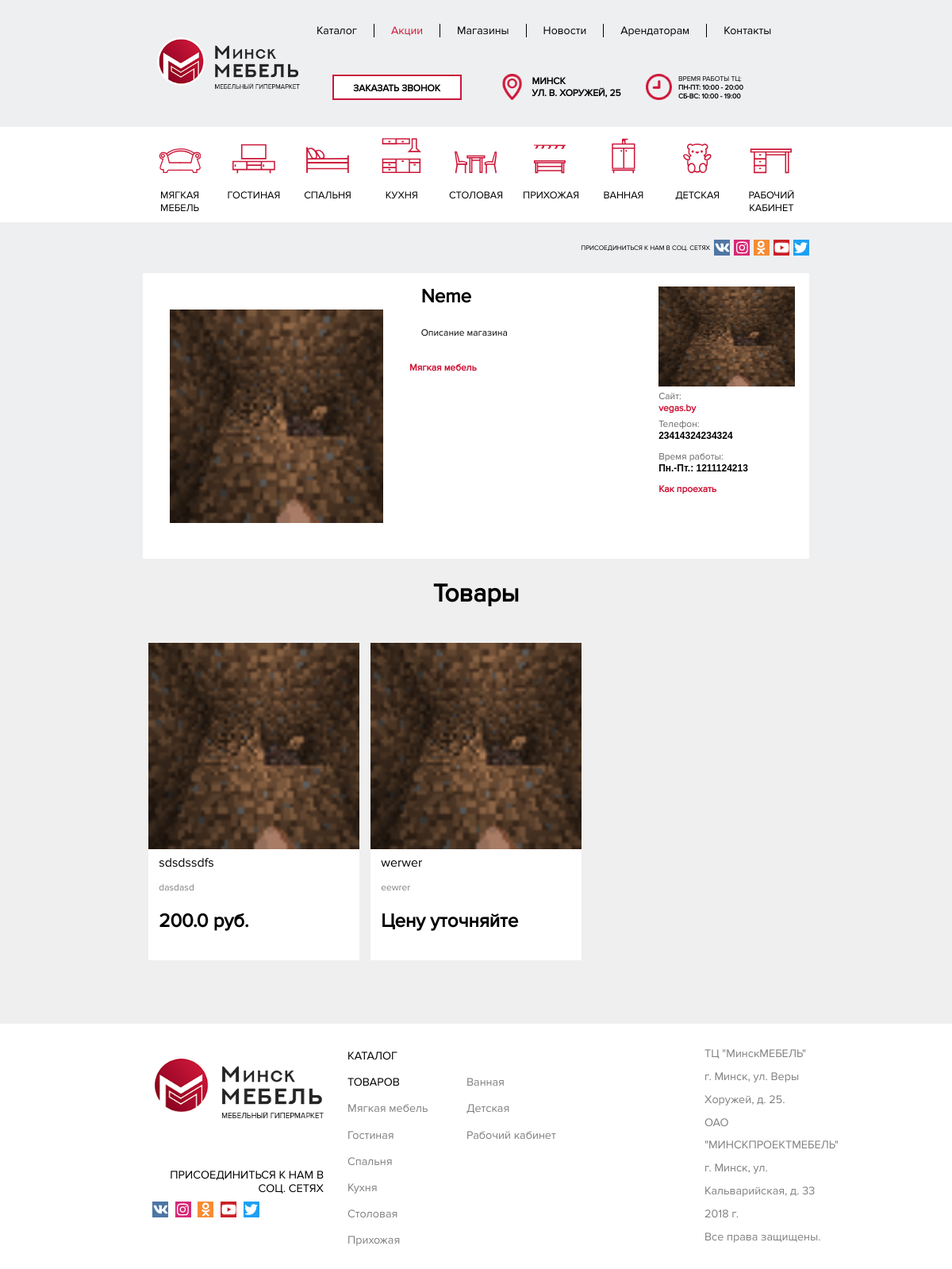
The app's page /shops/1/ with its own data.
### mainpage/models.py (models this page shows, shortened)
class shops(models.Model):
    title = models.CharField("Название",default="Neme",max_length=40)
    discription = models.TextField("Описание",default="Описание магазина")
    image = models.ImageField("Мини-логотип", upload_to="",null=True, blank=True)
    mainimage = models.ImageField("Полная картинка",upload_to="",null=True, blank=True, default=None)
    phone1 = models.CharField("Телефон1",default="+375445106036",max_length=40)
    worktime = models.CharField("Время работы", default="Пн.-Пт.: ...", max_length=50)
    link = models.CharField("Ссылка на магазин", default="vegas.by", max_length=50)

### catalog/models.py (models this page shows, shortened)
class ShopItem(models.Model):
    categoryTemplate = (
        ('1', 'Мягкая мебель'),
        ('2', 'Гостиная'),
        ('3', 'Спальня'),
        ('4', 'Кухня'),
        ('5', 'Столовая'),
        ('6', 'Прихожая'),
        ('7', 'Ванная'),
        ('8', 'Детская'),
        ('9', 'Рабочий кабинет'),
    )
    title = models.CharField("Название товара",max_length=40)
    subtitle = models.CharField("Краткое описание",max_length=40)
    discriotion = models.TextField("Описание товара")
    size = models.CharField("Размеры",max_length=40, default=None, blank=True)
    matherial = models.CharField("Материал",max_length=40, default=None, blank=True)
    color = models.CharField("Цвета",max_length=40, default=None, blank=True)
    qualities = models.TextField("Доп. характеристики", default=None, blank=True)
    price = models.FloatField("Цена",default=0.00)
    isdiscount = models.BooleanField("На скидке?", default=False)
    newprice = models.FloatField("Новая цена (Если товар не на скидке, пожалуйста, укажите цену, равную обычной)", default=0.00);
    seller = models.ForeignKey(shops, on_delete=models.CASCADE, verbose_name="Поставщик")
    Category = models.CharField("Категория",default='Мягкая мебель',max_length=20, choices=categoryTemplate)
    inCollection = models.ForeignKey(Collection, on_delete=models.SET_NULL, null=True, verbose_name="Коллекция", blank=True)
    image = models.ImageField("Главное фото (обязательно)",upload_to="",null=False, blank=False)
    image1 = models.ImageField("Доп. фото (Необязательно)",default=None,upload_to="",null=True, blank=True)
    image2 = models.ImageField("Доп. фото (Необязательно)",default=None,upload_to="",null=True, blank=True)
    image3 = models.ImageField("Доп. фото (Необязательно)",default=None,upload_to="",null=True, blank=True)
    image4 = models.ImageField("Доп. фото (Необязательно)",default=None,upload_to="",null=True, blank=True)
    image5 = models.ImageField("Доп. фото (Необязательно)",default=None,upload_to="",null=True, blank=True)
    image6 = models.ImageField("Доп. фото (Необязательно)",default=None,upload_to="",null=True, blank=True)
    image7 = models.ImageField("Доп. фото (Необязательно)",default=None,upload_to="",null=True, blank=True)
    image8 = models.ImageField("Доп. фото (Необязательно)",default=None,upload_to="",null=True, blank=True)

### catalog/views.py (the view)
# urls.py: re_path(r'^shops/(?P<shopid>[0-9]+)/', views.shoppage),
def shoppage(request, shopid):
    form =forms.ContactForm()
    item = models.shops.objects.get(id = shopid)
    Staff = models.ShopItem.objects.filter(seller = item)
    categories = []
    check = []
    links = []
    linktemplate = {
     'Мягкая мебель' : "softmebel",
     'Гостиная' :  "leavingroom",
     'Спальня' : "bedroom",
     'Кухня' : "kitchen",
     'Столовая' : "stolovaya",
     'Прихожая' : "inner",
     'Ванная' :"bathroom",
     'Детская' : "childroom",
     'Рабочий кабинет' :  "office",
    }
    categoryTemplate = {
        1: 'Мягкая мебель',
        2: 'Гостиная',
        3: 'Спальня',
        4: 'Кухня',
        5: 'Столовая',
        6: 'Прихожая',
        7: 'Ванная',
        8: 'Детская',
        9: 'Рабочий кабинет',
    }
    lastitem='heh'
    for item1 in Staff:
        if item1.Category not in check:
            categories.append(categoryTemplate[int(item1.Category)])
            check.append(item1.Category)
    if categories != []:
        lastitem = categories[-1]
    context = {"item" : item, "staff" : Staff, "categories" : categories, "lastitem"  : lastitem, "form" : form}
    return render(request, 'shoppage.html', context)

### catalog/templates/shoppage.html (shortened to what this page needs)
<html>
<head>
  {% load staticfiles %}
    <link rel='stylesheet prefetch' href='https://cdnjs.cloudflare.com/ajax/libs/Swiper/4.0.7/css/swiper.min.css'>
      	<link rel="stylesheet" type="text/css" href="{% static 'mainpage/css/style.css' %}">
  <link rel="stylesheet" type="text/css" href="{% static 'css/style_index.css' %}">
    <link rel="stylesheet" type="text/css" href="{% static 'style.css' %}">
    <link rel="stylesheet" type="text/css" href="{% static 'style_shoppage.css' %}">
      <link rel="stylesheet" type="text/css" href="{% static 'mainpage/css/menu.css' %}">
	<link rel="stylesheet" type="text/css" href="{% static 'mainpage/css/adaptation.css' %}">
<link rel="stylesheet" type="text/css" href="{% static 'mainpage/css/callslider.css' %}">
<link rel="stylesheet" type="text/css" href="{% static 'style_magazine.css' %}">
	<link rel="stylesheet" type="text/css" href="{% static 'mainpage/css/adaptation_shoppage.css' %}">
</head>
<body >
{% block content %}
  {% include "header.html" %}
{% endblock %}
 <social style="background-color: #eeeff1; display: block">
   <div class="social_url"><div class="social">
    <div style=" display:table; float:right">
      <div style="display:table-cell; vertical-align: middle">ПРИСОЕДИНИТЬСЯ К НАМ В СОЦ. СЕТЯХ</div>
            <div style="float:right; width: 125px">
          <a href="https://vk.com/tcminskmebel"><div class="social_block1" style="background-color: #4e76a4;">
           </div></a>
          <a href="https://instagram.com/tcminskmebel"><div class="social_block1" style="background-color: #d62976;">
          </div></a>
          <a href="https://ok.ru/group/54746760282340"><div class="social_block1" style="background-color: #f68c33;">
          </div></a>
          <a href="https://youtube.com/channel/UCMDcWtEeOn25G9YZ68FSXtw"><div class="social_block1" style="background-color: #cc2027;">
          </div></a>
          <a href="#"><div class="social_block1" style="background-color: #1da0f3;">
          </div></a>
      </div>
    </div>
  </div>
  </div>
  </social>
  <topshop>
    <div class="stand">
      <div class="screen" style="background-color:white;background-image: url({{item.mainimage.url}}); background-size: 80%; background-position: 50% 50%; background-repeat: no-repeat;"></div>
        <div class="info">
          <p class="header"><b>{{item.title}}</b></p>
          <p class="infoitem">
            {{item.discription}}
          </p>
          <div class="links">
          {% for item1 in categories %}
              <a href="/catalog/" class="linktoshop"><b>{{item1}}</b></a>
          {% endfor %}
          </div>
        </div>
        <div class="contacts shoppage">
          <div class="inner">
            <div class="pic" style="background-image: url({{item.image.url}})"></div>
            <p class="topheader">Сайт:</p>
            <a href="http://{{item.link}}" class="linktoshop1 link1"><b>{{item.link}}</b></a>
            <p class="topheader">Телефон:</p>
            <p class="infoitem phone1"><b>{{item.phone1}}</b></p>
            <p class="topheader">Время работы:</p>
            <p class="infoitem"><b>{{item.worktime}}</b></p>
            <a href="/contacts" class="linktoshop1 limk2"><b>Как проехать</b></a>
          </div>
        </div>
    </div>
  </topshop>
  <div class="shops">
    <div class="shopname">Товары</div>
    {% for objj in staff %}
    <div class="shopblock" style="width:33.33%;height:50%">
      <div class="content" style="padding-top:0%; height:100%">
        <div class="img" style="background-image: url({{objj.image.url}}); height:65%; background-size: 100% 100%"><a href="/catalog/{{objj.id}}" style="display: block; width: 100%; height: 100%"></a></div>
        <div class="name" style="height:7%"><a style="text-decoration: none; color:black;" href="/catalog/{{objj.id}}" >{{objj.title}}</a></div>
        <div class="more" style="padding-left:5%;height: 7%; font-size:1.5vh; color:#818181; padding-top:2.5%">{{objj.subtitle}}</div>
        <div class="price" style="padding-left:5%;height: 15%; font-size:3vh; color:black; padding-top:2.5%; padding-bottom:2.5%; font-weight: bold">
         {% if objj.price == 0.0 %}
         Цену уточняйте
            {% else %}
          {{objj.price}} pуб.
            {% endif %}
      </div>
      </div>
    </div>
    {% endfor %}
    <div class="shopbot"></div>
  </div>
{% block footer %}
  {% include "footer.html" %}
{% endblock %}
</body>
</html>

### mainpage/static/mainpage/css/style.css (style rules this page uses)
body { overflow-x: hidden !important; }
slider *, *:before, *:after { -webkit-box-sizing: border-box; box-sizing: border-box; margin: 0; padding: 0; }

### catalog/static/css/style_index.css (style rules this page uses)
html, body { margin:0; padding:0; font-family: "Arial"; overflow-x: hidden !important; }
b { font-weight: bold !important; }
.social_url { width:85%; height:8%; display: table; }
.social { font-size: 0.7vw; display: table-cell; width: 85%; font-family: Proxima; text-align: right; vertical-align: middle; }
.social_url .social_block1 { width: 20px; height: 20px; margin-left: 5px; float: left; }

### catalog/static/style.css (style rules this page uses)
body { overflow-x: hidden !important; }
slider *, *:before, *:after { -webkit-box-sizing: border-box; box-sizing: border-box; margin: 0; padding: 0; }

### catalog/static/style_shoppage.css (style rules this page uses)
topshop { width: 100%; background-color: #eeeff1; display: block; }
.stand { margin-right: 15%; margin-left: 15%; width: 70%; background-color: white; height: 45%; font-size: 0; }
.screen { display: inline-block; font-size: 0; height: 100%; width: 40%; background-color: green; background-size: cover; }
.info { display: inline-block; font-size: 0; vertical-align: top; width: 35%; height: 100%; }
.info p { font-family: Proxima; margin-left: 5%; margin-top: 5%; }
.header { font-size: 2vw; font-family: Proxima; }
.infoitem { margin-top: 0 !important; word-wrap: break-word; font-size: 1vw; color: #686868; }
a.linktoshop { display: inline; color: #cd1639; font-size: 1vw; font-family: Proxima; text-decoration: none; margin-right: 5%; margin-bottom: 5%; }
.links { margin-top: 10%; }
.contacts { display: inline-block; font-size: 0; vertical-align: top; width: 24%; height: 100%; }
.inner { margin-left: 10%; margin-right: 5%; width: 85%; }
.pic { width: 100%; height: 35%; margin-top: 10%; background-size: 100% 100%; }
.topheader { font-size: 1vw; font-family: Proxima; margin-bottom: 0; color: #686868; margin-top: 3%; }
.linktoshop1 { color: #cd1639; font-size: 1vw; font-family: Proxima; text-decoration: none; }
.infoitem { color: black; }

### mainpage/static/mainpage/css/callslider.css (style rules this page uses)
.button a, a:link, a:visited { text-decoration: none; }

### catalog/static/style_magazine.css (style rules this page uses)
.shops { width:70%; height: auto; background-color: #efefef; padding-left: 15%; padding-right:15%; margin: 0; font-size: 0; }
.shopblock { width: 25%; height: 25%; display: inline-block; margin-top: 2%; }
.shopblock .content { padding-top: 12.5%; margin-left: 2.5%; margin-right: 2.5%; width: 95%; height:75%; background-color: white; font-size: 2vh; font-family: Proxima; overflow: hidden; }
.content .img { width:100%; height:80%; background-size: 80%; background-position: 50% 50%; background-repeat: no-repeat; }
.content .name { width:90%; padding-left: 5%; height: 10%; padding-top:2.5%; font-family: Proxima; }
.shops .shopname { width:94%; font-size: 4vh; text-align: center; padding:3%; font-family: Proxima; font-weight: bold; }
.shopbot { width:100%; height:10%; }

### records on screen
shops: mainimage (picture), title "Neme", discription "Описание магазина", image (picture), link "vegas.by", phone1 "23414324234324", worktime "Пн.-Пт.: 1211124213"
ShopItem: image (picture), {{ objj.id }} 1 (drawn), title "sdsdssdfs", subtitle "dasdasd", price "200.0"
ShopItem: image (picture), title "werwer", subtitle "eewrer", price "Цену уточняйте"

### other values on screen
{{ item1 }} "Мягкая мебель"
